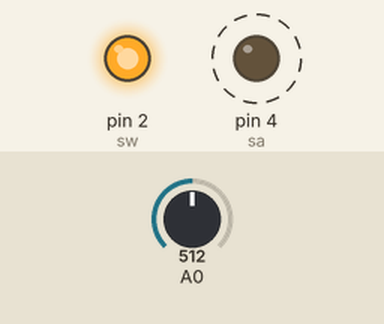
Bench run of a sketch on a simulated Arduino Uno, built with avr-gcc and run on an emulated ATmega328P. Shown: output pins drawn as LEDs (lit = HIGH). Dashed ring = blinking. Inputs (shaded band) come from the test bench; at power-on: A0 = 512.

Above: at 0.2 s.
Timing chart, 0 to 3.0 s (numbered marks = the images above):
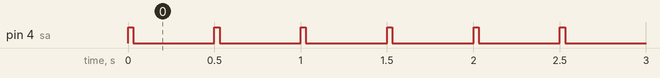

Measured:
- by itself, pin 4 (sa): alternates HIGH for 0.03 s and LOW for 0.47 s

The sketch:

bio2_pulsoancho.ino
```cpp
int v,sa=4,sw=2;

void setup() {
  pinMode(sa,OUTPUT);
  pinMode(sw,OUTPUT);
  digitalWrite(sw,HIGH);
}

void loop() {
  v=analogRead(0);
  v=map(v,0,1023,10,50);
  digitalWrite(sa,HIGH);
  delay(v);
  digitalWrite(sa,LOW);
  delay(500-v);
}
```
